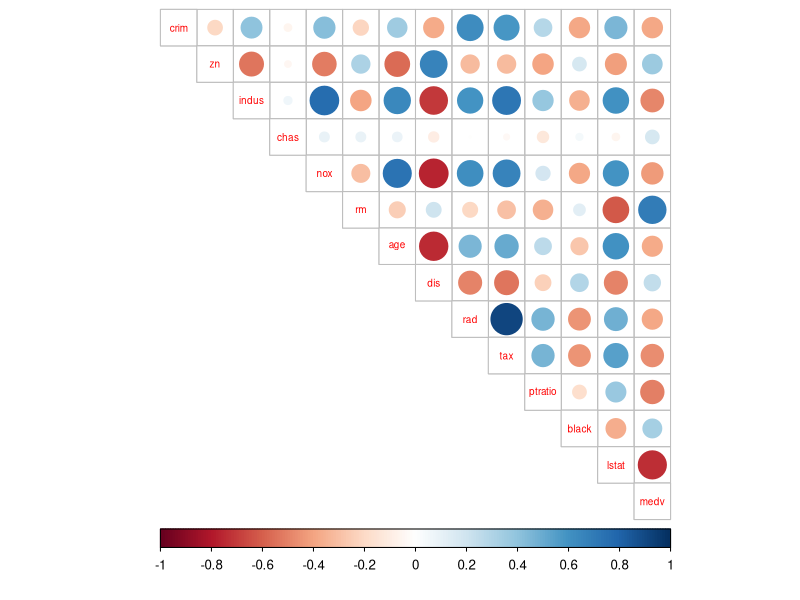
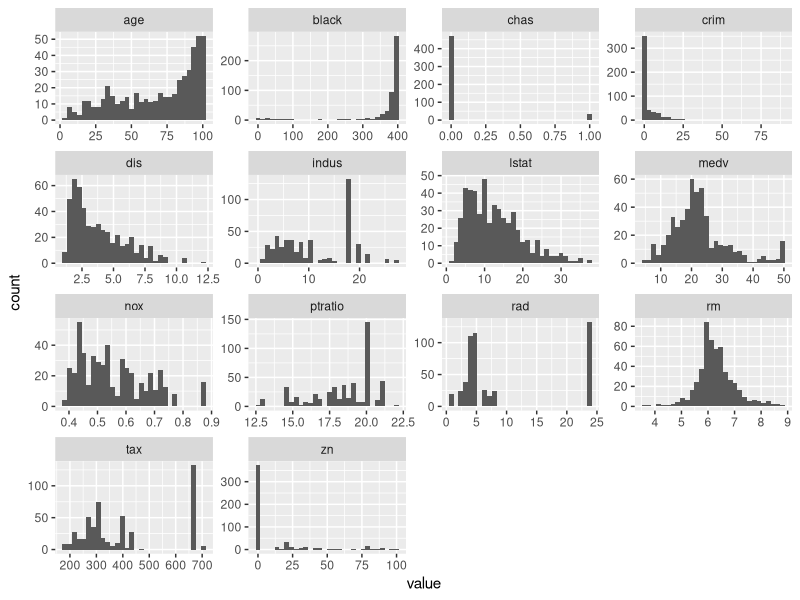
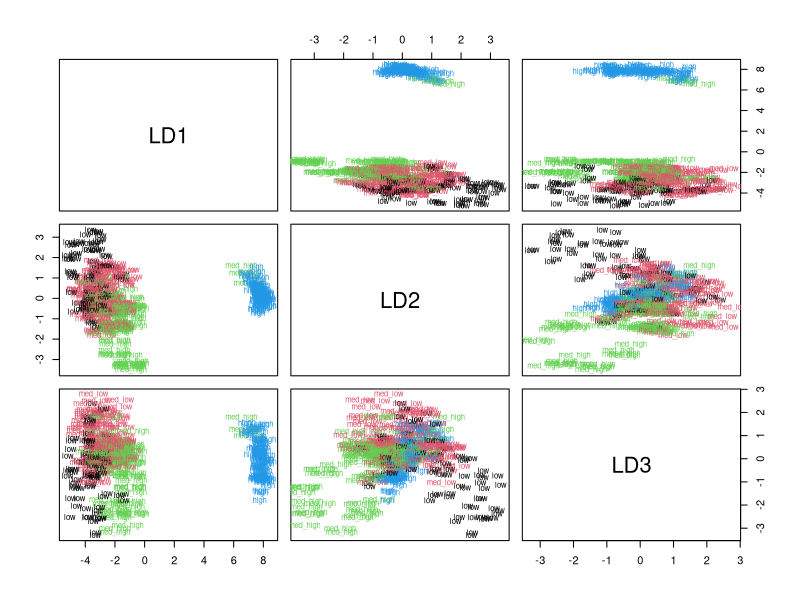
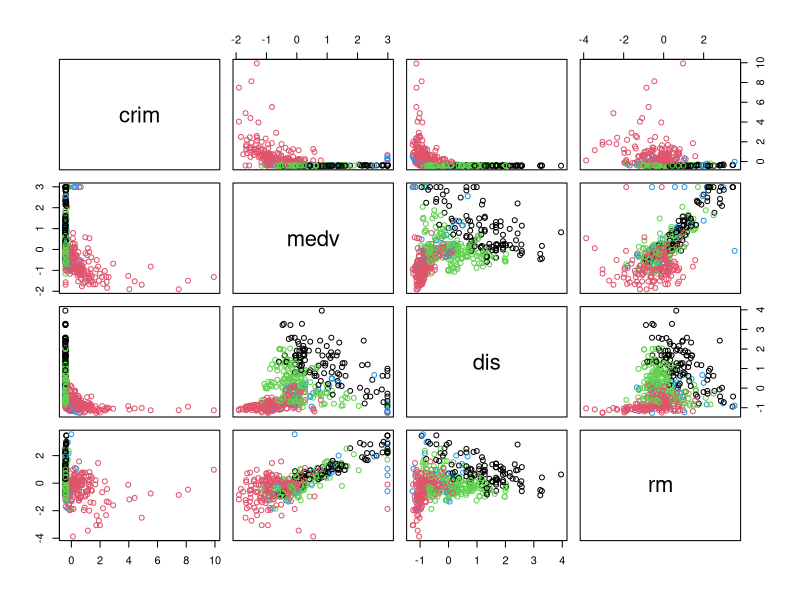
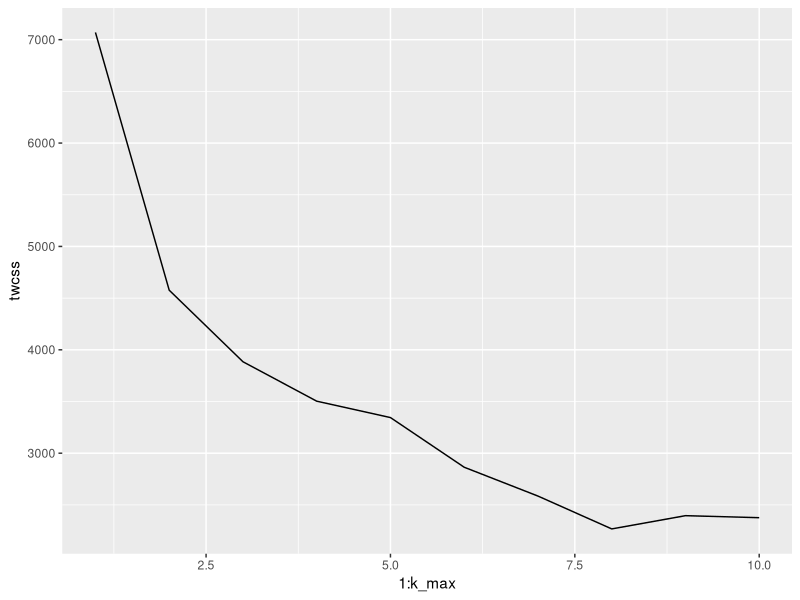
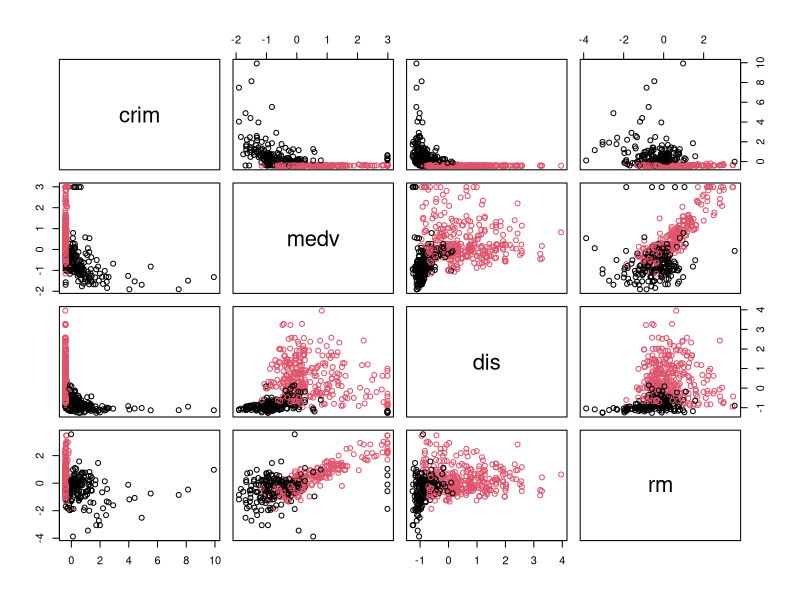
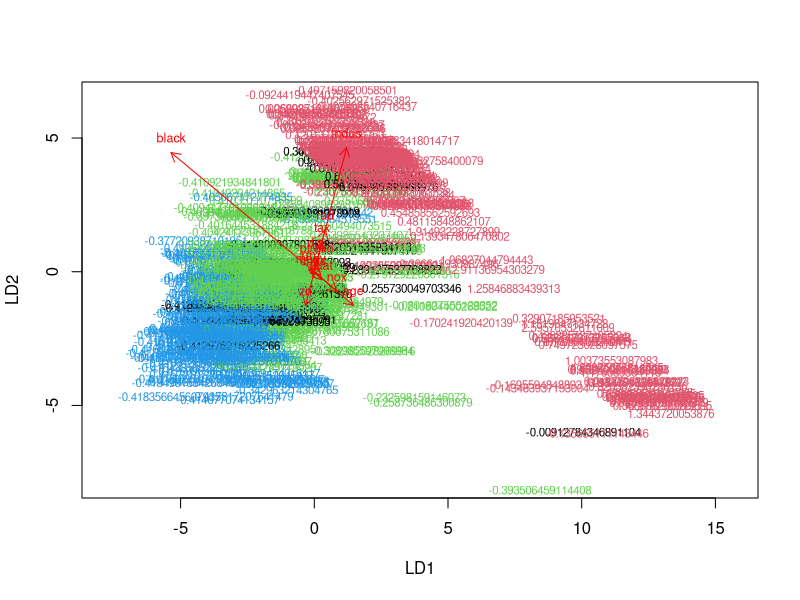

The R script that drew these images, in order:
## ---- chunk 1
#load libraries
library(dplyr); library(ggplot2); library(corrplot)
library(MASS); library(tidyr)

## ---- chunk 2
#Let's take a look at the data
data("Boston")
str(Boston)
summary(Boston)
dim(Boston)
## ---- chunk 3
#Let's have a looksie. Since there are quite a few variables, plot each 
#plot type separately, instead of using, e.g., pairs.

#Correlations
cor_matrix<-cor(Boston) 
corrplot(cor_matrix, method="circle",type='upper',cl.pos = "b", tl.pos = "d" ,tl.cex = 0.6)

#Histograms
Boston %>%  gather() %>%
  ggplot(aes(value)) +
    facet_wrap(~ key, scales = "free") +
    geom_histogram()

## ---- chunk 4
#scale the dataset
boston_scaled <- as.data.frame(scale(Boston))
summary(boston_scaled)

#Mean vanished, what about the sdev?
apply(boston_scaled,2,sd)

## ---- chunk 5
bins <- quantile(boston_scaled$crim)
crime <- cut(boston_scaled$crim, breaks = bins, include.lowest = TRUE, label=c("low", "med_low", "med_high", "high"))
# remove original crim from the dataset
boston_scaled <- dplyr::select(boston_scaled, -crim)
# add the new categorical value to scaled data
boston_scaled <- data.frame(boston_scaled, crime)


# number of rows in the Boston dataset 
n <- nrow(boston_scaled)
# choose randomly 80% of the rows
ind <- sample(n,  size = n * 0.8)
# create train set
train <- boston_scaled[ind,]
# create test set 
test <- boston_scaled[-ind,]

## ---- chunk 6
# linear discriminant analysis
#crime is the target variable, . indicates that all the other are explanatory 
#variables
lda.fit <- lda(crime ~ . , data = train)

# print the lda.fit object
lda.fit

classes <- as.numeric(train$crime)
plot(lda.fit,dimen=3,col = classes,pch = classes)


## ---- chunk 7

# save the correct classes from test data
correct_classes <- test$crime
# remove the crime variable from test data
test <- dplyr::select(test, -crime)
#Make a prediction
lda.pred <- predict(lda.fit, newdata = test)
#and tabulate the results
table(correct = correct_classes, predicted = lda.pred$class)


## ---- chunk 8
#Since the Boston dataset is untouched, it can be used as-is.
#Rewrite the boston_scaled variable
boston_scaled <- as.data.frame(scale(Boston))

#Check out the distance measures
dist_boston <- dist(Boston)
summary(dist_boston)
km <-kmeans(boston_scaled, centers = 4)
pairs(boston_scaled[c("crim","medv","dis","rm")], col=km$cluster)

## ---- chunk 9

k_max <- 10
# calculate the total within sum of squares
twcss <- sapply(1:k_max, function(k){kmeans(boston_scaled, k)$tot.withinss})

# visualize the results
qplot(x = 1:k_max, y = twcss, geom = 'line')

km <-kmeans(boston_scaled, centers = 2)
pairs(boston_scaled[c("crim","medv","dis","rm")], col=km$cluster)

## ---- chunk 10
#Since the Boston dataset is untouched, it can be used as-is.
#Rewrite the boston_scaled variable
boston_scaled <- as.data.frame(scale(Boston))

#Use four clusters this time
km <-kmeans(boston_scaled, centers = 4)
clusters = km$cluster
lda.fit <- lda(crim ~ . , data = boston_scaled)

lda.arrows <- function(x, myscale = 1, arrow_heads = 0.1, color = "red", tex = 0.75, choices = c(1,2)){
  heads <- coef(x)
  
  arrows(x0 = 0, y0 = 0, 
         x1 = myscale * heads[,choices[1]], 
         y1 = myscale * heads[,choices[2]], col=color, length = arrow_heads)
  text(myscale * heads[,choices], labels = row.names(heads), 
       cex = tex, col=color, pos=3)
}


#plot(lda.fit,dimen=2,col = clusters,pch = clusters)
plot(lda.fit,dimen=2,col = clusters,pch = clusters)+lda.arrows(lda.fit,myscale=2.0)

